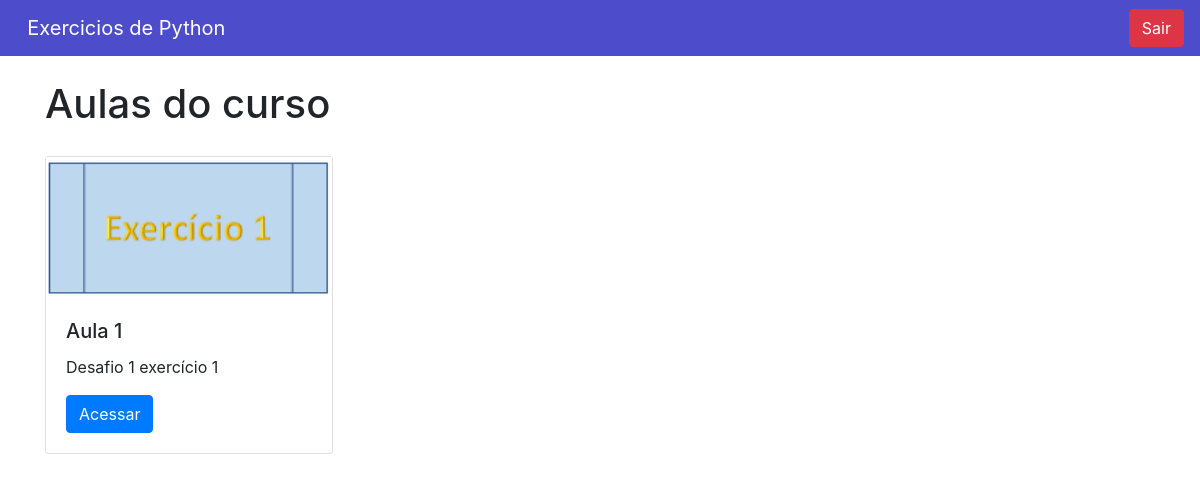
Screenshot of /home/curso/4 (signed in) with the database file from the repository.
### cursos/models.py (models this page shows, shortened)
class Aulas(models.Model):
    nome = models.CharField(max_length = 100)
    descricao =  models.TextField()
    aula = models.FileField(upload_to = 'aulas')
    capa = models.ImageField(upload_to = 'capa')
    curso = models.ForeignKey(Cursos, on_delete = models.DO_NOTHING)

### cursos/views.py (the view)
# urls.py: path('curso/<int:id>', views.curso, name='curso'),
def curso(request, id):
    v_curso = Cursos.objects.get(id = id)
    usuario_logado = request.session.get('usuario')
    aulas = Aulas.objects.filter(curso = v_curso)
    return render(request, 'curso.html', {'aulas': aulas,'usuario': usuario_logado})

### cursos/templates/curso.html (shortened to what this page needs)
{% extends 'base.html'%}
{% block 'body' %}
<div class="container">
  <br>
  <h1>Aulas do curso</h1>
  <div class="row">
      {% for i in aulas %}
          <div style="margin-top: 20px;" class="col-md">
              <div class="card" style="width: 18rem;">
                <img src="{{i.capa.url}}">
                  <div class="card-body">
                    <h5 class="card-title">{{i.nome}}</h5>
                    <p class="card-text">{{i.descricao}}</p>
                    <a href="{% url 'aula' i.id %}" class="btn btn-primary">Acessar</a>
                  </div>
                </div>
          </div>
      {% endfor %}
  </div>
</div>
{% endblock %}

### rows the page displays
Aulas: capa (picture), nome "Aula 1", descricao "Desafio 1 exercício 1"
